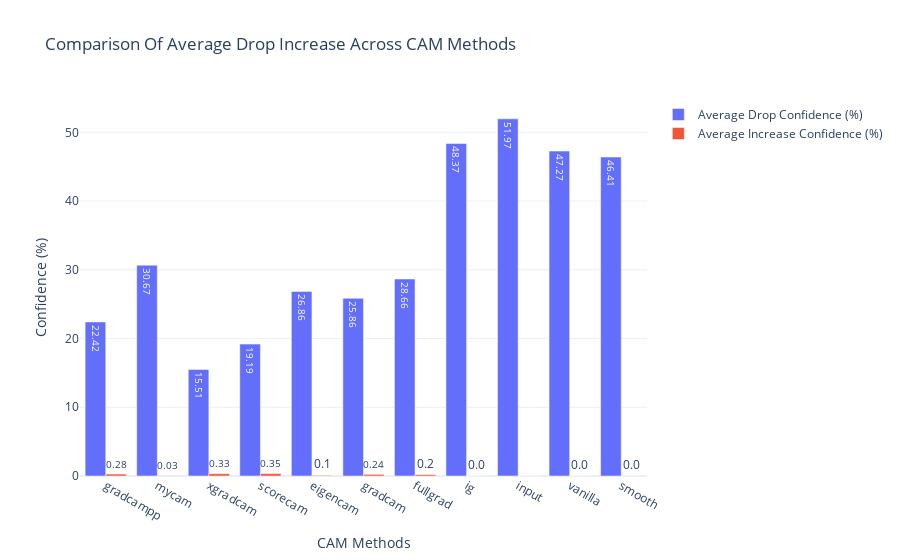

The code cell stored with this chart in its notebook:
### Code cell
fig = go.Figure()

fig.add_trace(go.Bar(
    x=methods,
    y=drop_list,
    name='Average Drop Confidence (%)',
    text=[round(i, 2) for i in drop_list],
    textposition='auto'
))
fig.add_trace(go.Bar(
    x=methods,
    y=increase_list,
    name='Average Increase Confidence (%)',
    text=[round(i, 2) for i in increase_list],
    textposition='auto'
))
fig.update_layout(
    title='Comparison Of Average Drop Increase Across CAM Methods',
    xaxis_title='CAM Methods',
    yaxis_title='Confidence (%)',
    barmode='group',
    template='plotly_white'
)
fig.show()

### Figure 1 — Plotly figure (JSON) as saved in the notebook; plotly's stock layout.template omitted (floating-point values rounded to 4 significant figures)
{"data": [{"name": "Average Drop Confidence (%)", "text": ["22.42", "30.67", "15.51", "19.19", "26.86", "25.86", "28.66", "48.37", "51.97", "47.27", "46.41"], "textposition": "auto", "type": "bar", "x": ["gradcampp", "mycam", "xgradcam", "scorecam", "eigencam", "gradcam", "fullgrad", "ig", "input", "vanilla", "smooth"], "y": [22.42, 30.67, 15.51, 19.19, 26.86, 25.86, 28.66, 48.37, 51.97, 47.27, 46.41]}, {"name": "Average Increase Confidence (%)", "text": ["0.28", "0.03", "0.33", "0.35", "0.1", "0.24", "0.2", "0.0", "0.0", "0.0", "0.0"], "textposition": "auto", "type": "bar", "x": ["gradcampp", "mycam", "xgradcam", "scorecam", "eigencam", "gradcam", "fullgrad", "ig", "input", "vanilla", "smooth"], "y": [0.281, 0.0305, 0.334, 0.3525, 0.0965, 0.24, 0.2035, 0.001, 0, 0.0015, 0.002]}], "layout": {"barmode": "group", "title": {"text": "Comparison Of Average Drop Increase Across CAM Methods"}, "xaxis": {"title": {"text": "CAM Methods"}}, "yaxis": {"title": {"text": "Confidence (%)"}}}}
